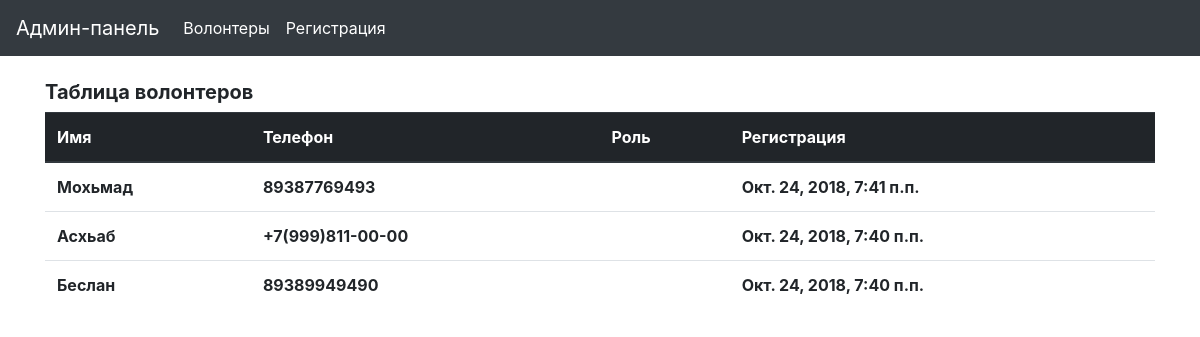
Page / (signed in) on the earlier database version.
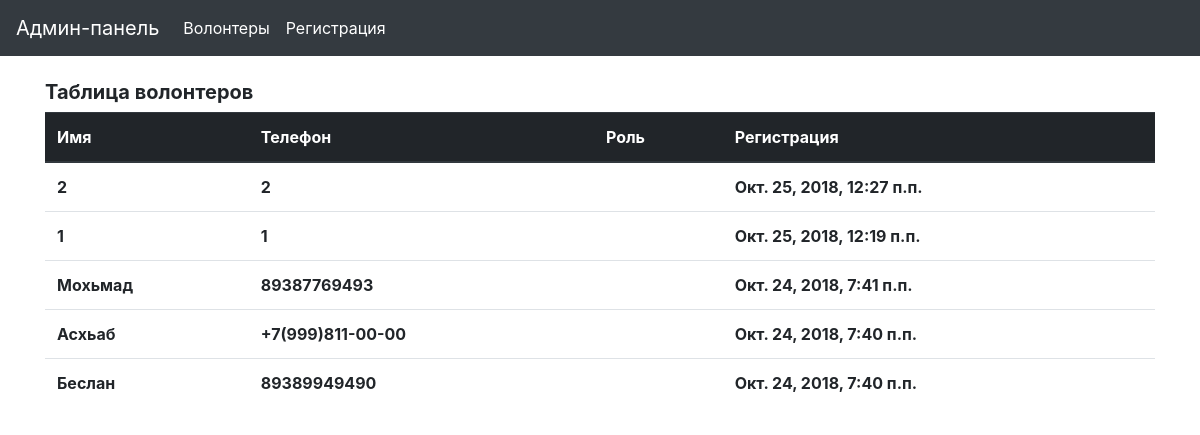
Same page on the later database version.
### volunteers/models.py (models this page shows, shortened)
class Volunteer(models.Model):
	name = models.CharField('Имя', max_length = 120)
	phone = models.CharField('Телефон', max_length = 120)
	role = models.CharField('Роль', max_length=120, choices=TITLE_CHOICES)
	date = models.DateTimeField('Дата добавления', auto_now_add = True)

### volunteers/views.py (the view)
# urls.py: path('', include('volunteers.urls')),
def volunteers(request):
	if not request.user.is_authenticated:
		return redirect('/register')
	else:
		volunteer_list = Volunteer.objects.order_by('-date')
		context = {'volunteer_list': volunteer_list}
	return render(request, 'volunteers/volunteers.html', context)

### volunteers/templates/volunteers/volunteers.html
{% extends 'volunteers/base.html' %}
{% block content %}
<h5><b>Таблица волонтеров</b></h5>
<div class="table-responsive">
	<table class="table">
		<thead class="thead-dark">
			<tr>
				<th scope="col">Имя</th>
				<th scope="col">Телефон</th>
				<th scope="col">Роль</th>
				<th scope="col">Регистрация</th>
			</tr>
		</thead>
		<tbody>
			{% for volunteer in volunteer_list %}
			<tr>
				<th scope="row">{{ volunteer.name }}</th>
				<th>{{ volunteer.phone }}</th>
				<th>{{ volunteer.role }}</th>
				<th>{{ volunteer.date }}</th>
			</tr>
			{% endfor %}
		</tbody>
	</table>
</div>
{% endblock %}

Differences in the rows shown:
added Volunteer: name "2", phone "2", date "Окт. 25, 2018, 12:27 п.п."
added Volunteer: name "1", phone "1", date "Окт. 25, 2018, 12:19 п.п."
